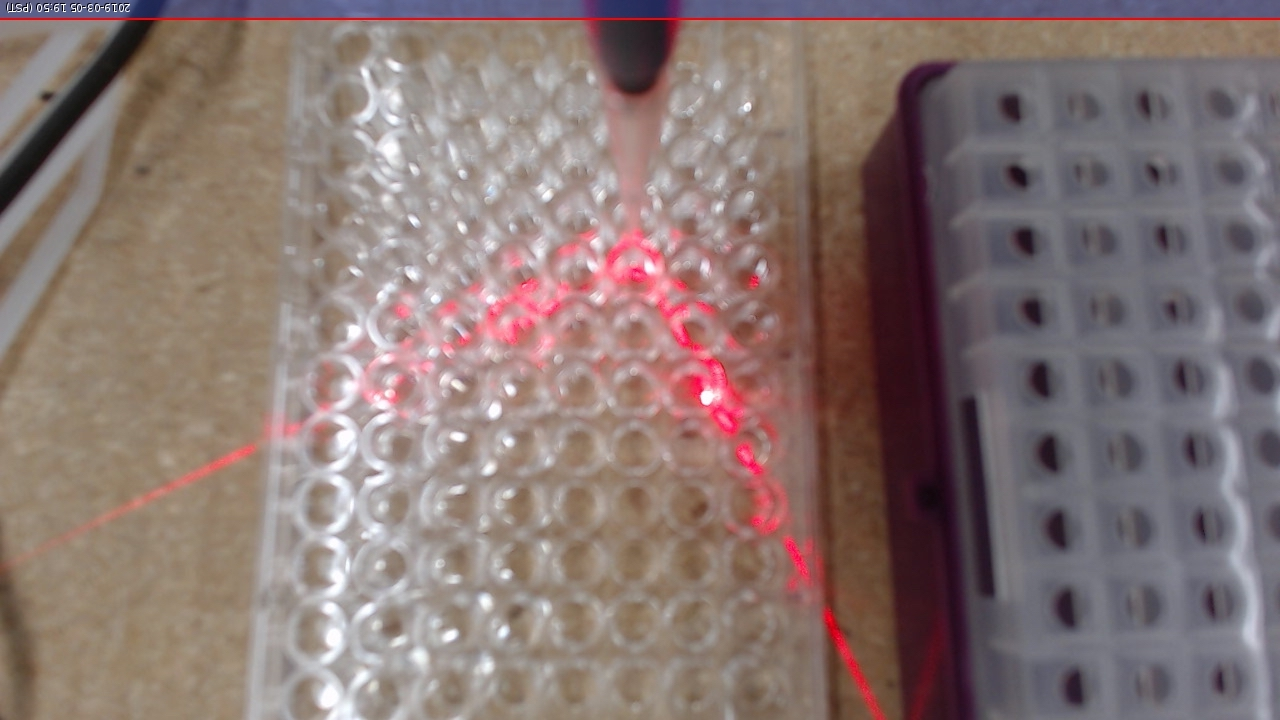
#> input picture movement_tuning/testing_files/plate1_final_X4Y-2.jpg, 1280 x 720 px
$ jupyter execute Untitled1.ipynb   (shell and % lines are left out)
#> lines starting #> are read from the running program, lines starting #| are printed output that depends on the picture; after the words box and inside, x2 and y2 are one past the last pixel; in counts of white or black regions, pixels touching at a corner belong together
[cell 1]
import cv2 as cv
import os
import numpy as np
from matplotlib import pyplot as plt

[cell 2]
filename='testing_files/plate1_final_X4Y-2.jpg'

[cell 3]
def load_image(file, notebook=False):
    """
    Loads a file in with OpenCV for diameter detection
    :param file: Path of file to be loaded
    :param notebook: display loaded image in a jupyter notebook
    :return: loaded image
    """
#> called with file = 'testing_files/plate1_final_X4Y-2.jpg', notebook = True
    image = cv.imread(file)
#> image is the input picture: shape (720, 1280, 3); mean B, G, R 113.9, 117, 135.6
    if notebook:
        # jupyter notebook will use matplotlib which requires RGB format
        image_nb = cv.cvtColor(image, cv.COLOR_BGR2RGB)
        plt.imshow(image_nb)
        plt.axis('off')
        plt.title('Original Image', backgroundcolor='white')
    return image

[cell 4]
img = load_image(filename, notebook=True)

[cell 5]
img_copy = img
# If neighboring pixels are red, then more likely to make it into mask
red_thresh_low = 200
green_thresh_high = 130
blue_thresh_high = 130
img[0][0]
for idx, row in enumerate(img):
    for jdx, col in enumerate(row):
        if (col[2] > red_thresh_low) and (col[0] < blue_thresh_high) and (col[1] < green_thresh_high):
            trace = cv.circle(img_copy,(jdx, idx), 1, color=(0,0,0))
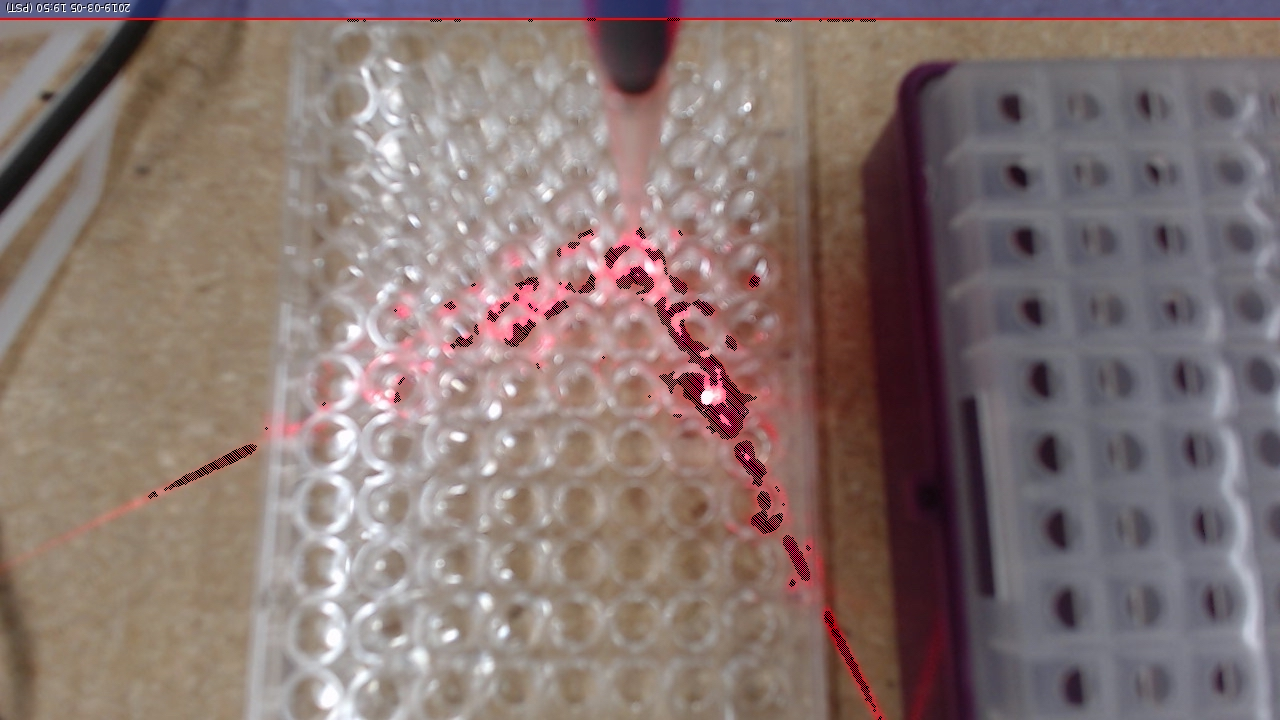
#> img_copy: shape (720, 1280, 3); 0.69% of pixels changed, all inside (x1, y1, x2, y2) = (148, 18, 882, 720)


gray= cv.cvtColor(trace, cv.COLOR_BGR2GRAY)

ret, thresh=cv.threshold(gray, thresh=10, maxval=255, type=cv.THRESH_BINARY)


#trace_nb = cv.cvtColor(trace, cv.COLOR_BGR2RGB)
plt.imshow(thresh, cmap='gray')
plt.axis('off')
plt.title('Red Detected', backgroundcolor='white')
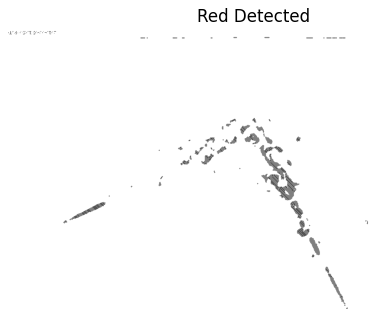
#> figure drawn by matplotlib, 1 panel

[cell 6]
img_copy2=img
edges = cv.Canny(thresh, 50, 150, apertureSize = 3)
minLineLength = 10
maxLineGap = 10
lines = cv.HoughLines(edges,5,np.pi/180*2,10)
for rho,theta in lines[0]:
    a = np.cos(theta)
    b = np.sin(theta)
    x0 = a*rho
    y0 = b*rho
    x1 = int(x0 + 1000*(-b))
    y1 = int(y0 + 1000*(a))
    x2 = int(x0 - 1000*(-b))
    y2 = int(y0 - 1000*(a))

    lines_baby = cv.line(img_copy2,(x2,y2),(x1,y1),(0,255,0),5)

plt.imshow(cv.cvtColor(lines_baby, cv.COLOR_BGR2RGB))
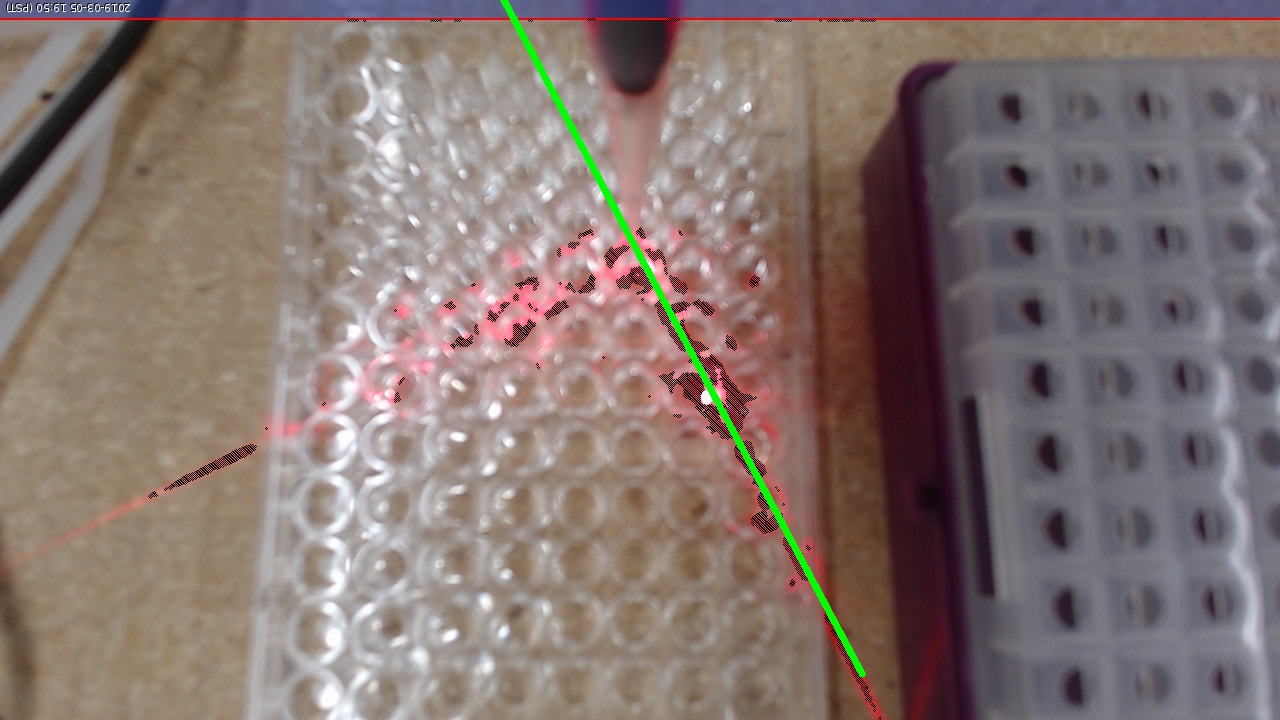
#> shown: shape (720, 1280, 3); mean R, G, B 133.2, 117.3, 112.6
